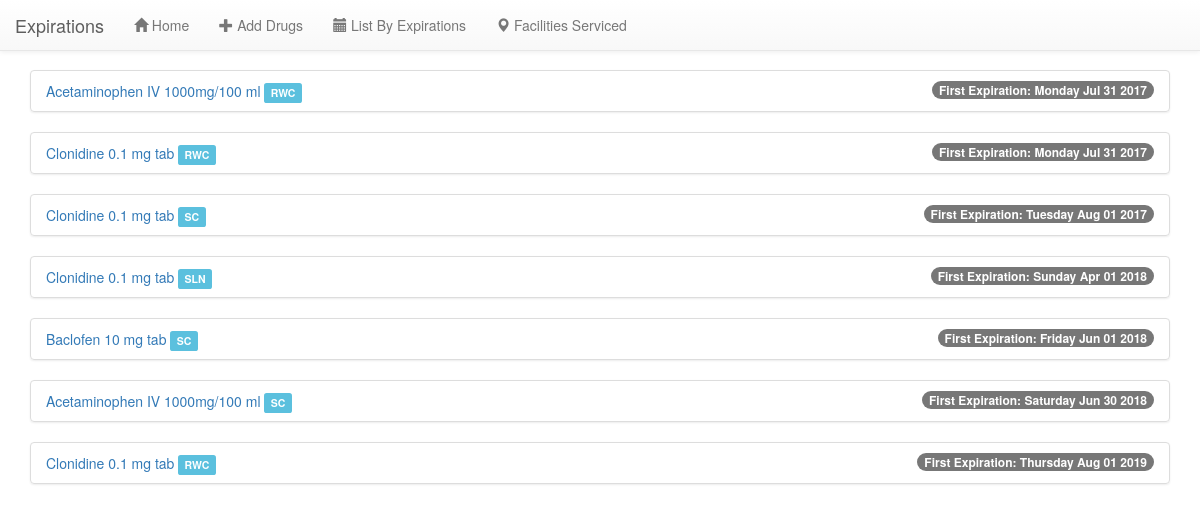
The page /list/ on the database as committed earlier.
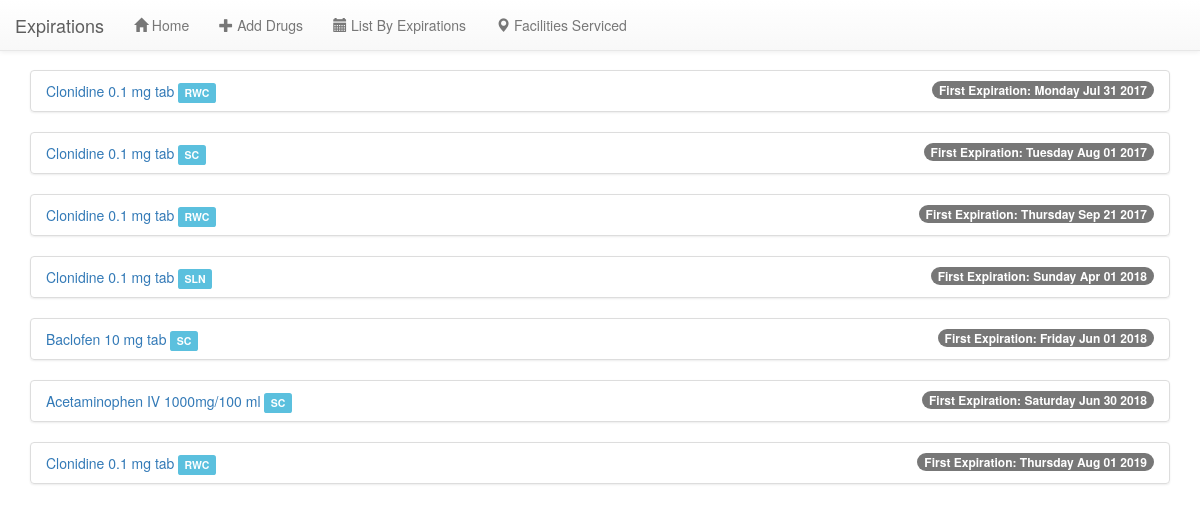
The same page on the database as committed later.
### expirations/models.py (models this page shows, shortened)
class Expiration(models.Model):
    facility_Choices = (
        ('RWC', 'Redwood City Inpatient'),
        ('SC', 'Santa Clara Inpatient'),
        ('SLN', 'San Leandro Inpatient'),
    )
    facility = models.CharField(max_length = 100, choices = facility_Choices, default = 'RWC')
    drug_Linked = models.ForeignKey('expirations.Drug', related_name = 'expiration_dates')
    qty = models.IntegerField(default = 1)
    date_entered = models.DateField(auto_now=True)
    expirationDate = models.DateField(default = datetime.date.today)
    comments = models.TextField(null = True)

class Drug(models.Model):
    name = models.CharField(max_length= 200)

### expirations/views.py (the view)
# urls.py: url(r'^list/$', exp_view.DrugExpListView.as_view() , name = 'drug_exp_list'),
class DrugExpListView(ListView):
    context_object_name = 'drugs_exp'
    model = Drug
    template_name = 'expirations/drug_list_byEXP.html'
    def get_queryset(self):
        return Expiration.objects.all().order_by('expirationDate')

### expirations/templates/expirations/drug_list_byEXP.html
{% extends 'expirations/index.html' %}
{% block content %}
<div class="container-fluid">
    {% for drug in drugs_exp %}
    <div class = '.col-sm-12'>
        <ul class = 'list-group'>
            <li class = "list-group-item" >
              <span class = "badge">First Expiration: {{ drug.expirationDate|date:"l M d Y" }}</span>
              <a href="{% url 'drug_detail' pk=drug.drug_Linked.pk %}">{{ drug.drug_Linked.name }}</a>
              <span class="label label-info">{{ drug.facility }}</span>
            </li>
        </ul>
    </div>
    {% endfor %}
</div>
{% endblock %}

Rows that differ between the two databases and show on the page:
removed Expiration: expirationDate "Monday Jul 31 2017", drug_Linked.name "Acetaminophen IV 1000mg/100 ml", facility "RWC"
added Expiration: expirationDate "Thursday Sep 21 2017", drug_Linked.name "Clonidine 0.1 mg tab", facility "RWC"
